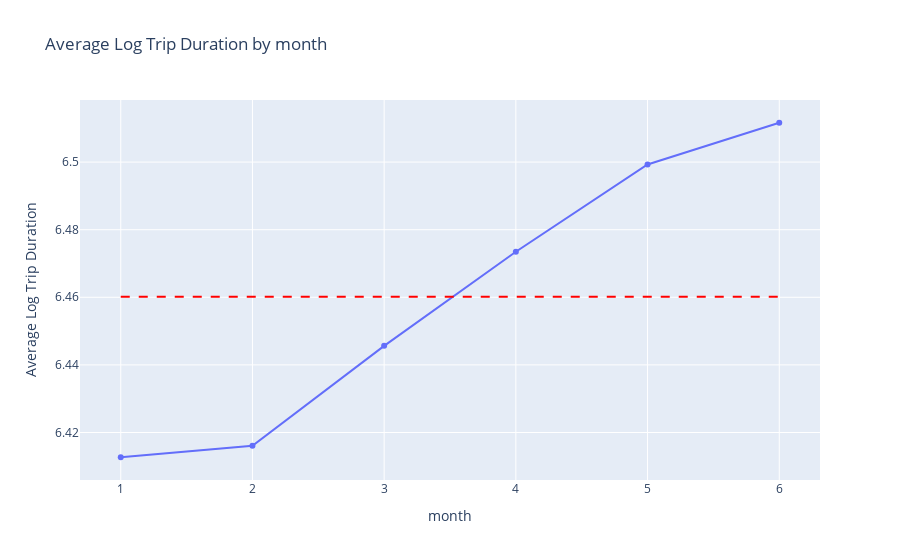
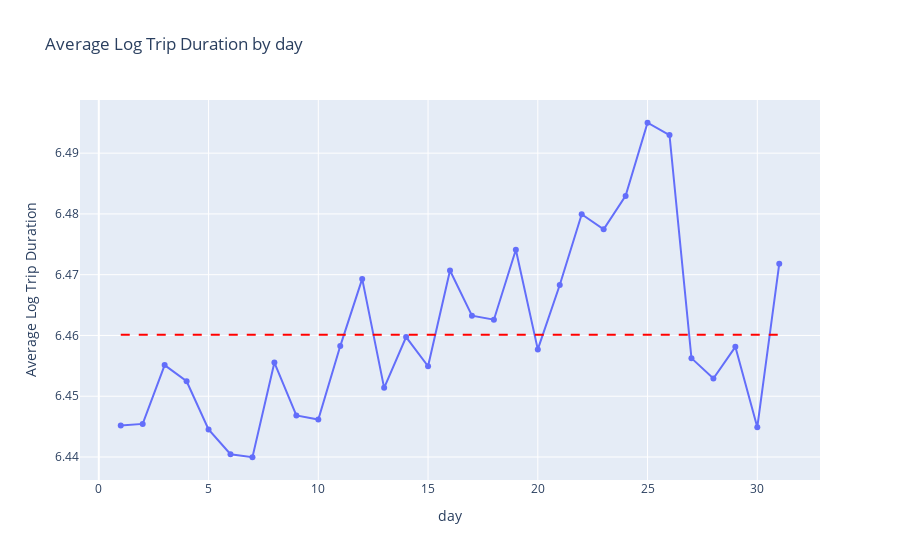
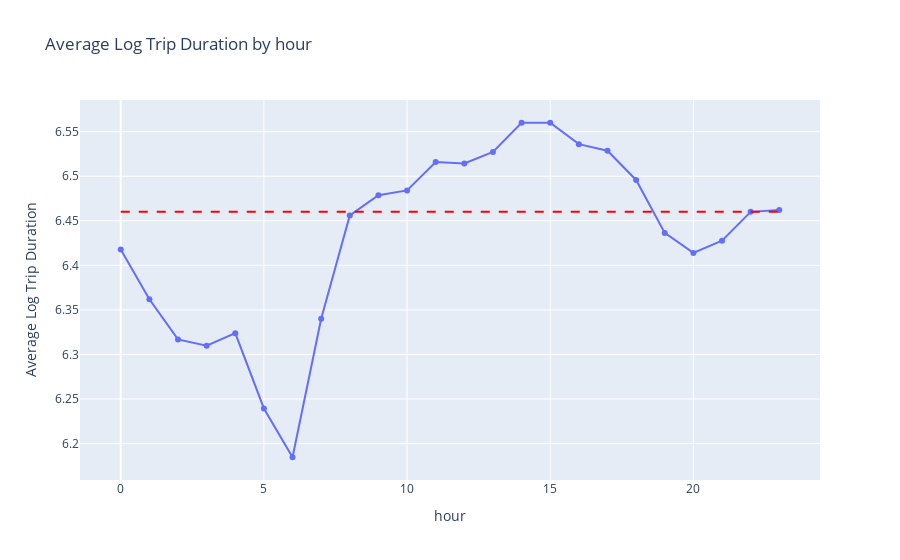

The code cell stored with these charts, in order, in its notebook:
### Code cell
for cur in ['month', 'day', 'hour']:
    cur_avg = train_split.groupby(cur)['log_trip_duration'].mean().reset_index()
    fig = px.line(cur_avg, x=cur, y='log_trip_duration', markers=True,
              labels={'log_trip_duration': 'Average Log Trip Duration', cur: cur},
              title=f'Average Log Trip Duration by {cur}')
    overall_mean = train_split['log_trip_duration'].mean()
    fig.add_shape(
        type="line",
        x0=cur_avg[cur].min(), y0=overall_mean,
        x1=cur_avg[cur].max(), y1=overall_mean,
        line=dict(color="Red", width=2, dash="dash")
    )
    # fig.add_trace(
    #     go.Scatter(
    #         x=[cur_avg[cur].min(), cur_avg[cur].max()],
    #         y=[overall_mean, overall_mean],
    #         mode="lines",
    #         line=dict(color="Red", width=2, dash="dash"),
    #         showlegend=False,
    #         name='Overall Mean'
    #     ),
    #     row=i, col=1
    # )
    fig.show()

### Figure 1 — Plotly figure (JSON) as saved in the notebook; plotly's stock layout.template omitted (floating-point values rounded to 4 significant figures)
{"data": [{"hovertemplate": "month=%{x}<br>Average Log Trip Duration=%{y}<extra></extra>", "legendgroup": "", "line": {"color": "#636efa", "dash": "solid"}, "marker": {"symbol": "circle"}, "mode": "lines+markers", "name": "", "orientation": "v", "showlegend": false, "type": "scatter", "x": [1, 2, 3, 4, 5, 6], "xaxis": "x", "y": [6.413, 6.416, 6.446, 6.473, 6.499, 6.512], "yaxis": "y"}], "layout": {"legend": {"tracegroupgap": 0}, "shapes": [{"line": {"color": "Red", "dash": "dash", "width": 2}, "type": "line", "x0": 1, "x1": 6, "y0": 6.46, "y1": 6.46}], "title": {"text": "Average Log Trip Duration by month"}, "xaxis": {"anchor": "y", "domain": [0, 1], "title": {"text": "month"}}, "yaxis": {"anchor": "x", "domain": [0, 1], "title": {"text": "Average Log Trip Duration"}}}}

### Figure 2 — Plotly figure (JSON) as saved in the notebook; plotly's stock layout.template omitted (floating-point values rounded to 4 significant figures)
{"data": [{"hovertemplate": "day=%{x}<br>Average Log Trip Duration=%{y}<extra></extra>", "legendgroup": "", "line": {"color": "#636efa", "dash": "solid"}, "marker": {"symbol": "circle"}, "mode": "lines+markers", "name": "", "orientation": "v", "showlegend": false, "type": "scatter", "x": [1, 2, 3, 4, 5, 6, 7, 8, 9, 10, 11, 12, 13, 14, 15, 16, 17, 18, 19, 20, 21, 22, 23, 24, 25, 26, 27, 28, 29, 30, 31], "xaxis": "x", "y": [6.445, 6.445, 6.455, 6.452, 6.445, 6.44, 6.44, 6.456, 6.447, 6.446, 6.458, 6.469, 6.451, 6.46, 6.455, 6.471, 6.463, 6.463, 6.474, 6.458, 6.468, 6.48, 6.477, 6.483, 6.495, 6.493, 6.456, 6.453, 6.458, 6.445, 6.472], "yaxis": "y"}], "layout": {"legend": {"tracegroupgap": 0}, "shapes": [{"line": {"color": "Red", "dash": "dash", "width": 2}, "type": "line", "x0": 1, "x1": 31, "y0": 6.46, "y1": 6.46}], "title": {"text": "Average Log Trip Duration by day"}, "xaxis": {"anchor": "y", "domain": [0, 1], "title": {"text": "day"}}, "yaxis": {"anchor": "x", "domain": [0, 1], "title": {"text": "Average Log Trip Duration"}}}}

### Figure 3 — Plotly figure (JSON) as saved in the notebook; plotly's stock layout.template omitted (floating-point values rounded to 4 significant figures)
{"data": [{"hovertemplate": "hour=%{x}<br>Average Log Trip Duration=%{y}<extra></extra>", "legendgroup": "", "line": {"color": "#636efa", "dash": "solid"}, "marker": {"symbol": "circle"}, "mode": "lines+markers", "name": "", "orientation": "v", "showlegend": false, "type": "scatter", "x": [0, 1, 2, 3, 4, 5, 6, 7, 8, 9, 10, 11, 12, 13, 14, 15, 16, 17, 18, 19, 20, 21, 22, 23], "xaxis": "x", "y": [6.418, 6.362, 6.317, 6.31, 6.324, 6.239, 6.185, 6.34, 6.456, 6.479, 6.484, 6.516, 6.514, 6.527, 6.56, 6.56, 6.536, 6.529, 6.496, 6.436, 6.414, 6.428, 6.46, 6.462], "yaxis": "y"}], "layout": {"legend": {"tracegroupgap": 0}, "shapes": [{"line": {"color": "Red", "dash": "dash", "width": 2}, "type": "line", "x0": 0, "x1": 23, "y0": 6.46, "y1": 6.46}], "title": {"text": "Average Log Trip Duration by hour"}, "xaxis": {"anchor": "y", "domain": [0, 1], "title": {"text": "hour"}}, "yaxis": {"anchor": "x", "domain": [0, 1], "title": {"text": "Average Log Trip Duration"}}}}
